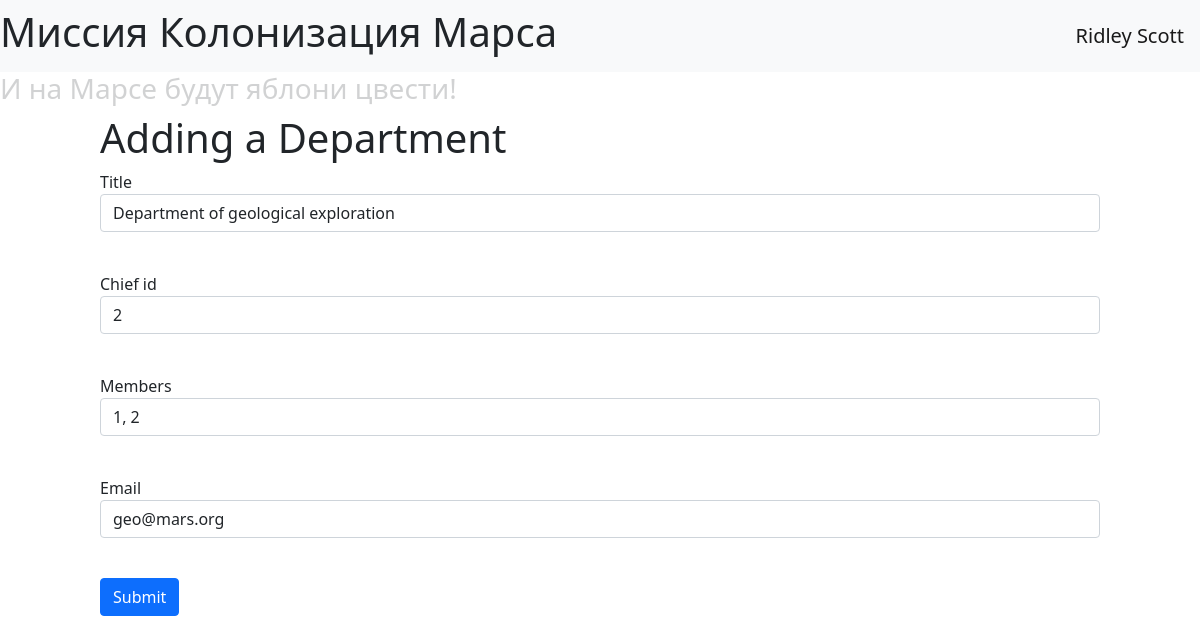
The app's page /department/1 (signed in) with its own data.
### data/users.py (models this page shows, shortened)
class User(SqlAlchemyBase, UserMixin):
    __tablename__ = 'users'
    id = sqlalchemy.Column(sqlalchemy.Integer,
                           primary_key=True, autoincrement=True)
    surname = sqlalchemy.Column(sqlalchemy.String, nullable=True)
    name = sqlalchemy.Column(sqlalchemy.String, nullable=True)
    age = sqlalchemy.Column(sqlalchemy.Integer, nullable=True)
    position = sqlalchemy.Column(sqlalchemy.String, nullable=True)
    speciality = sqlalchemy.Column(sqlalchemy.String, nullable=True)
    address = sqlalchemy.Column(sqlalchemy.String, nullable=True)
    email = sqlalchemy.Column(sqlalchemy.String, index=True, unique=True,
                              nullable=True)
    hashed_password = sqlalchemy.Column(sqlalchemy.String, nullable=True)
    modified_date = sqlalchemy.Column(sqlalchemy.DateTime,
                                      default=datetime.datetime.now)

### data/departments.py (models this page shows, shortened)
class Department(SqlAlchemyBase):
    __tablename__ = 'departments'
    id = sqlalchemy.Column(sqlalchemy.Integer,
                           primary_key=True, autoincrement=True)
    title = sqlalchemy.Column(sqlalchemy.String, nullable=True)
    chief = sqlalchemy.Column(sqlalchemy.Integer,
                              sqlalchemy.ForeignKey("users.id"))
    members = sqlalchemy.Column(sqlalchemy.Text, nullable=True)
    email = sqlalchemy.Column(sqlalchemy.String, unique=True, nullable=True)
    user = orm.relation('User')

### main.py (the view, shortened to what this page needs)
@app.route('/department/<int:id>', methods=['GET', 'POST'])
@login_required
def edit_department(id):
    form = DepartmnetForm()
    if request.method == "GET":
        db_sess = db_session.create_session()
        dep = db_sess.query(Department).filter(Department.id == id, (
                Department.user == current_user) | (
                                                       current_user.id == 1)).first()
        if dep:
            form.title.data = dep.title
            form.email.data = dep.email
            form.chief.data = dep.chief
            form.members.data = dep.members
        else:
            abort(404)
    return render_template('department.html', title='Edit department',
                           form=form)

### forms/departmentform.py
class DepartmnetForm(FlaskForm):
    title = StringField('Title', validators=[DataRequired()])
    chief = IntegerField('Chief id', validators=[DataRequired()])
    members = StringField('Members')
    email = EmailField('Email', validators=[DataRequired()])
    submit = SubmitField('Submit')

### data/db_session.py (called while the page is built)
def create_session() -> Session:
    global __factory
    return __factory()

### main.py (called while the page is built)
@login_manager.user_loader
def load_user(user_id):
    db_sess = db_session.create_session()
    return db_sess.query(User).get(user_id)

### templates/department.html (shortened to what this page needs)
{% extends "base.html" %}
{% block content %}
<form action="" method="post" novalidate style="padding: 0px 100px 0px 100px;">
    <h1>Adding a Department</h1>
    <p>
        {{ form.title.label }}<br>
        {{ form.title(class="form-control") }}<br>
    </p>
    <p>
        {{ form.chief.label }}<br>
        {{ form.chief(class="form-control") }}<br>
    </p>
    <p>
        {{ form.members.label }}<br>
        {{ form.members(class="form-control") }}<br>
    </p>
    <p>
        {{ form.email.label }}<br>
        {{ form.email(class="form-control") }}<br>
    </p>
    <p>{{ form.submit(type="submit", class="btn btn-primary") }}</p>
</form>
{% endblock %}

### templates/base.html (shortened to what this page needs)
<!DOCTYPE html>
<html lang="en">
    <head>
        <link rel="stylesheet" type="text/css" href="/static/css/style.css"/>
        <link rel="stylesheet"
              href="https://cdn.jsdelivr.net/npm/bootstrap@5.0.0-beta1/dist/css/bootstrap.min.css"
>
    </head>
    <header>
        <nav class="navbar navbar-light bg-light">
             <h1 class="main_h">Миссия Колонизация Марса</h1>
            {% if current_user.is_authenticated %}
            <a class="navbar-brand" href="/logout">{{ current_user.name }} {{ current_user.surname }}</a>
            {% else %}
            <p>
                <a class="btn btn-primary " href="/register">Register</a>
                <a class="btn btn-success" href="/login">Log in</a>
            </p>
            {% endif %}
        </nav>
    </header>
    <body>
        <h3 class="second">И на Марсе будут яблони цвести!</h3>
        <div>
            {% block content %}{% endblock %}
        </div>
    </body>
</html>

### static/css/style.css (style rules this page uses)
.main_h { font-size: 32; }
.second { opacity: 0.2; }

### records on screen
User: name "Ridley", surname "Scott"
Department: title "Department of geological exploration", chief "2", members "1, 2", email "geo@mars.org"
